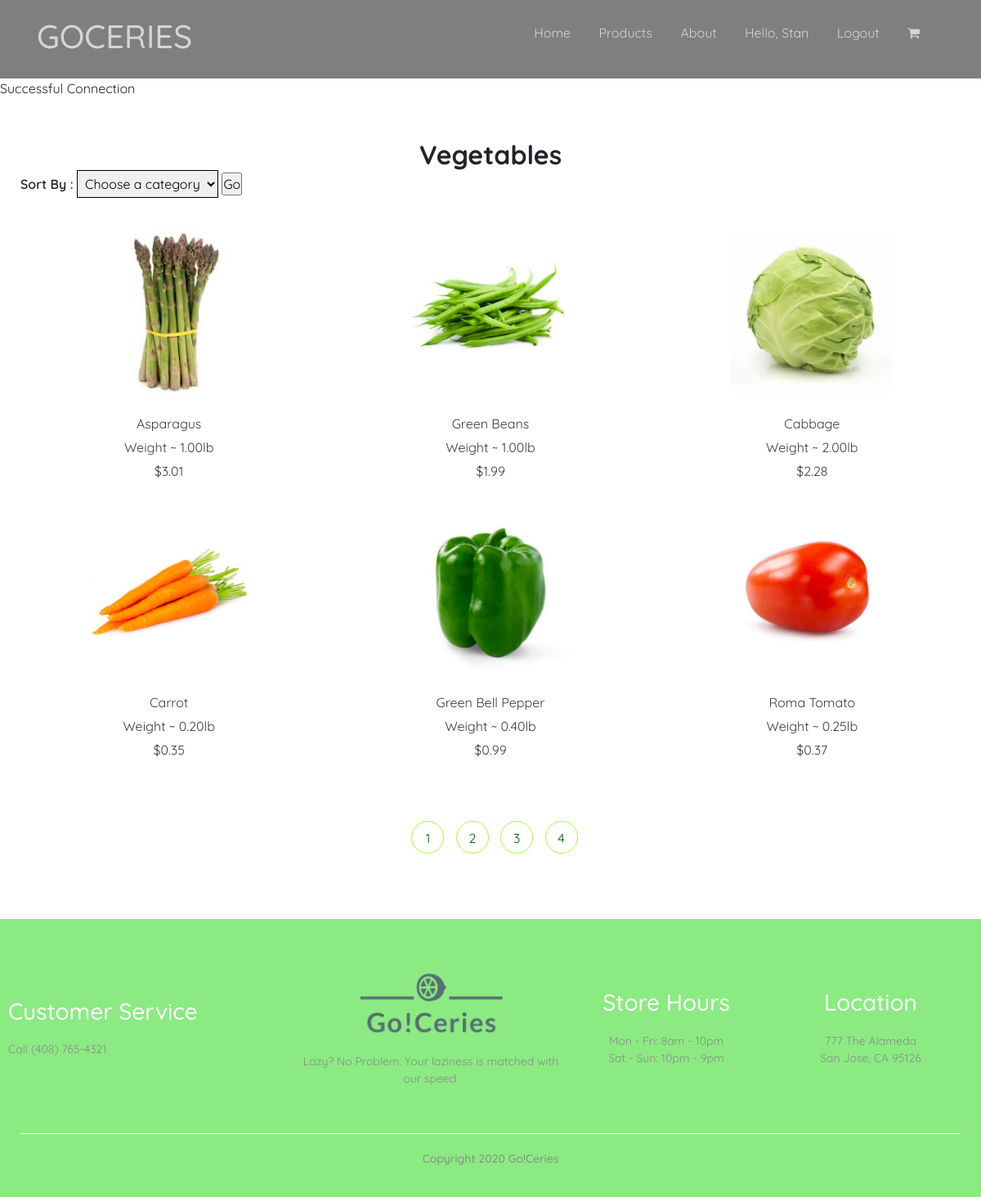
The page /category-vegetables.php (signed in) on the database its author committed.
### tables this page shows
CREATE TABLE IF NOT EXISTS `products` (
  `product_ID` INT(3) NOT NULL,
  `product_name` VARCHAR(255) NOT NULL,
  `product_category` VARCHAR(45) NOT NULL,
  `product_price` DECIMAL(10,2) NOT NULL,
  `product_weight` DECIMAL(10,2) NOT NULL,
  `product_stock` INT(5) NOT NULL,
  `product_description` VARCHAR(2555) NOT NULL,
  `product_imagename` VARCHAR(255) NOT NULL);

### functions.php (called while the page is built, shortened)
<?php
include('database/DBController.php');
include('database/Product.php');
$db = new DBController();
$product = new Product($db);
$productsArray = $product->getAllProducts();
$vegetablesArray = $product->getProductsByCategory('vegetables');
?>

### database/Product.php (called while the page is built, shortened)
<?php
class Product{
    public $db = null;
    public function __construct(DBController $db){
        $this->db = $db;
    }
    public function getAllProducts($table = 'products'){
        $result = $this->db->con->query("SELECT product_id, product_name, product_price,
        product_weight, product_imagename, product_category, product_description FROM {$table}");
        $productsArray = array();
        while($row = $result->fetch_array()){
            $productsArray[] = $row;
        }
        shuffle($productsArray);
        return $productsArray;
    }
    public function getProductsByCategory($category){
        $result = $this->db->con->query("SELECT product_id, product_name, product_price,
        product_weight, product_imagename, product_category, product_description FROM products
        WHERE product_category = '{$category}'");
        $categoricalProductsArray = array();
        while($row = $result->fetch_array()){
            $categoricalProductsArray[] = $row;
        }
        return $categoricalProductsArray;
    }
}
?>

### category-vegetables.php (the view, shortened to what this page needs)
<!DOCTYPE html>
<?php
if (isset($_SESSION['user_id']) && isset($_SESSION['user_loginname'])) {
 ?>
<html lang="en">
<head>
    <link rel="stylesheet" href="https://stackpath.bootstrapcdn.com/bootstrap/4.1.3/css/bootstrap.min.css">
    <link rel="stylesheet" href="css/style.css">
</head>
<body>
    <?php
        include('phpTemplates/header.php');
    ?>
      <?php
        include('functions.php');
    ?>
    <div class="categories all-products">
        <div class="small-container">
            <h2><b>Vegetables</b></h2>
        <form>
          <label for ="sort">Sort By :</label>
          <select name="list" id="list" accesskey="target">
            <option value='none' selected>Choose a category</option>
          </select>
          <input type=button value="Go" onclick="goToNewPage()" />
        </form>
            <div class = "row">
            <?php foreach ($vegetablesArray as $product){ ?>
                    <div class="col-3">
                        <a href= "<?php printf('%s?product_id=%s','productDetails.php', $product['product_id'])?>"><img src="images/<?php echo $product['product_imagename']?>"></a>
                        <br>
                        <p><?php echo $product['product_name'] ?></p>
                        <p><?php echo 'Weight ~ ' . $product['product_weight'] . 'lb' ?></p>
                        <p><?php echo '$'. $product['product_price'] ?></p>
                    </div>
                <?php }?>
            </div>
            <div class = "products-button">
                <span title='Fruits'><a href="category-fruits.php">1</a></span>
                <span title='Vegetables'><a href="category-vegetables.php">2</a></span>
                <span title='Dairy & Eggs'><a href="category-dairy & eggs.php">3</a></span>
                <span title='Beverages'><a href="category-beverages.php">4</a></span>
            </div>
        </div>
    </div>
  <?php
      include('phpTemplates/footer.php');
  ?>
  <?php
  }else{
       header("Location: loginregister.php?error=You need to login before shopping");
       exit();
  }
 ?>

### css/style.css (style rules this page uses)
* { margin: 0 auto; padding: 0; box-sizing: border-box; }
body { font-family: 'Quicksand', sans-serif; font-weight: 400; }
.row { display:flex; align-items: center; flex-wrap: wrap; justify-content: space-around; }
.categories { margin: 70px 0; }
.col-3 { flex: 33%; min-width: 180px; margin-bottom: 30px; }
.small-container { max-width: 1280px; margin: auto; padding-left: 25px; padding-right: 25px; }
a { text-decoration: none; color: #006603; }
p { color: #3d3d3d; }
.categories { margin-top: 0px; }
.categories h2 { text-align: center; margin: 0; padding-top: 50px; }
.categories img { width: 200px; height: 200px; display:block; margin: auto; }
.all-products select { border: 1px solid; padding: 5px; margin-bottom: 40px; }
.all-products label { font-weight: 600; }
.all-products .col-3 { flex: 33%; max-width: 33%; }
.all-products img { display: block; margin: 0 auto; }
.all-products p { margin-bottom: 5px; text-align: center; }
.products-button { margin: 0 auto 80px; margin-top: 40px; text-align: center; }
.products-button span { display: inline-block; border: 1px solid rgb(162, 253, 57); border-radius: 50%; margin-left: 10px; width: 40px; height: 40px; text-align: center; line-height: 40px; cursor: pointer; transition: 0.5s; }
.products-button a:link { text-decoration: none; }

### rows shown on the page
products: product_imagename (picture), product_name "Asparagus", product_weight "1.00", product_price "3.01"
products: product_imagename (picture), product_name "Green Beans", product_weight "1.00", product_price "1.99"
products: product_imagename (picture), product_name "Cabbage", product_weight "2.00", product_price "2.28"
products: product_imagename (picture), product_name "Carrot", product_weight "0.20", product_price "0.35"
products: product_imagename (picture), product_name "Green Bell Pepper", product_weight "0.40", product_price "0.99"
products: product_imagename (picture), product_name "Roma Tomato", product_weight "0.25", product_price "0.37"

### other values the page prints
$_SESSION['user_name'] "Stan"
